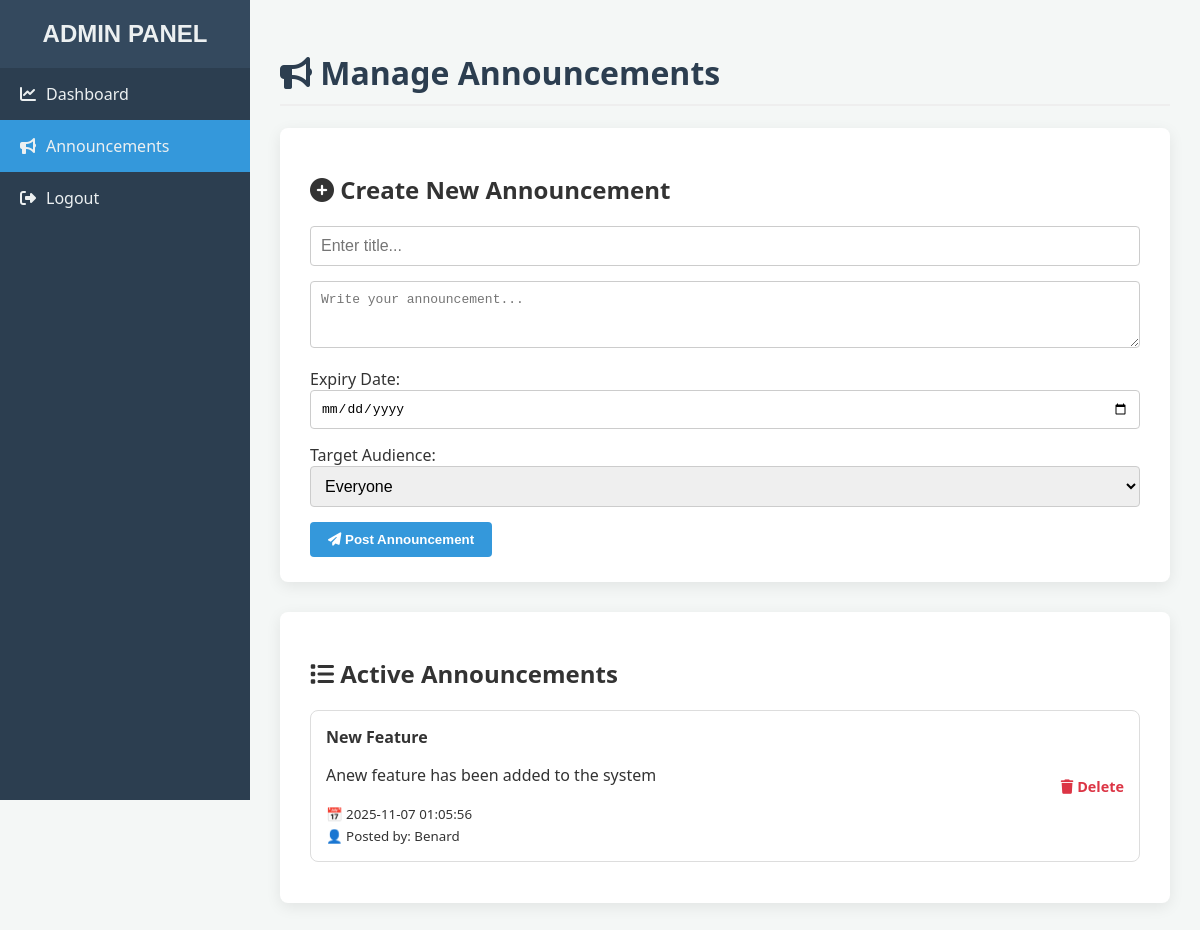
The page /announcements.php (signed in) on the database its author committed.
### tables this page shows
CREATE TABLE `users` (
  `id` int(11) NOT NULL,
  `role` enum('admin','teacher','student') NOT NULL,
  `name` varchar(150) NOT NULL,
  `email` varchar(255) NOT NULL,
  `password` varchar(255) NOT NULL,
  `phone` varchar(30) DEFAULT NULL,
  `department` varchar(100) DEFAULT NULL,
  `created_at` timestamp NOT NULL DEFAULT current_timestamp(),
  `status` enum('active','inactive','pending') DEFAULT 'active',
  `profile_pic` varchar(255) DEFAULT NULL,
  `otp_code` varchar(10) DEFAULT NULL,
  `otp_expires` datetime DEFAULT NULL
);

CREATE TABLE `announcements` (
  `id` int(11) NOT NULL,
  `sender_id` int(11) NOT NULL,
  `sender_role` enum('admin','teacher') NOT NULL,
  `title` varchar(255) DEFAULT NULL,
  `content` text NOT NULL,
  `target_user` enum('student','teacher','all') DEFAULT 'student',
  `created_at` datetime DEFAULT current_timestamp(),
  `expiry_date` datetime DEFAULT NULL,
  `updated_at` datetime DEFAULT current_timestamp() ON UPDATE current_timestamp()
);

### src/auth.php (called while the page is built, shortened)
<?php
require_once __DIR__ . '/db.php';
function is_logged_in() {
    return !empty($_SESSION['user_id']);
}
function current_user() {
    global $pdo;
    static $user = null;
    if ($user === null) {
        $stmt = $pdo->prepare("SELECT id, role, name, email, department, profile_pic FROM users WHERE id = ?");
        $stmt->execute([$_SESSION['user_id']]);
        $user = $stmt->fetch();
    }
    return $user;
}
?>

### announcements.php (the view, shortened to what this page needs)
<?php
require_once __DIR__ . '/src/db.php';
require_once __DIR__ . '/src/auth.php';
$user = current_user();
try {
  if ($user['role'] === 'admin') {
    $stmt = $pdo->query("
            SELECT a.*, u.name AS author_name
            FROM announcements a
            LEFT JOIN users u ON a.sender_id = u.id
            WHERE a.expiry_date IS NULL OR a.expiry_date >= NOW()
            ORDER BY a.created_at DESC
        ");
  }
  $announcements = $stmt->fetchAll(PDO::FETCH_ASSOC);
} catch (PDOException $e) {
  $error = "Database Error (fetch): " . $e->getMessage();
  $announcements = [];
}
?>
<!DOCTYPE html>
<html lang="en">
<head>
  <link rel="stylesheet" href="https://cdnjs.cloudflare.com/ajax/libs/font-awesome/6.5.0/css/all.min.css">
</head>
<body>
  <div class="sidebar">
    <h2><?= strtoupper($user['role']); ?> PANEL</h2>
    <ul>
      <li><a href="<?= $user['role'] === 'admin' ? 'admin/admin_dashboard.php' : 'teachers/teacher_dashboard.php' ?>"><i class="fa fa-chart-line"></i><span> Dashboard</span></a></li>
      <li><a href="announcements.php" class="active"><i class="fa fa-bullhorn"></i><span> Announcements</span></a></li>
      <li><a href="logout.php"><i class="fa fa-sign-out-alt"></i><span> Logout</span></a></li>
    </ul>
  </div>
  <div class="main">
    <h1><i class="fa fa-bullhorn"></i> Manage Announcements</h1>
    <div class="section">
      <h2><i class="fa fa-plus-circle"></i> Create New Announcement</h2>
      <form method="POST" action="">
        <input type="text" name="title" placeholder="Enter title..." required>
        <textarea name="content" rows="3" placeholder="Write your announcement..." required></textarea>
        <label>Expiry Date:</label>
        <input type="date" name="expiry_date" min="<?= date('Y-m-d') ?>">
        <label>Target Audience:</label>
        <select name="target_user" required>
          <?php if ($user['role'] === 'admin'): ?>
            <option value="all">Everyone</option>
          <?php else: ?>
            <option value="student">My Students</option>
          <?php endif; ?>
        </select>
        <button type="submit"><i class="fa fa-paper-plane"></i> Post Announcement</button>
      </form>
    </div>
    <div class="section">
      <h2><i class="fa fa-list"></i> Active Announcements</h2>
      <?php if ($announcements): ?>
        <ul class="announcement-list">
          <?php foreach ($announcements as $a): ?>
            <li>
              <div class="announcement-content">
                <strong><?= htmlspecialchars($a['title']) ?></strong>
                <p><?= nl2br(htmlspecialchars($a['content'])) ?></p>
                <small>
                  📅 <?= htmlspecialchars($a['created_at']) ?>
                    <br>👤 Posted by: <?= htmlspecialchars($a['author_name']) ?>
                </small>
              </div>
              <div class="announcement-actions">
                <a href="?delete=<?= $a['id'] ?>" class="delete" onclick="return confirm('Delete this announcement?');"><i class="fa fa-trash"></i> Delete</a>
              </div>
            </li>
          <?php endforeach; ?>
        </ul>
      <?php else: ?>
        <p>No active announcements found.</p>
      <?php endif; ?>
    </div>
  </div>
</body>
</html>

### announcements.php (style rules this page uses)
body { font-family: 'Segoe UI', Tahoma, Geneva, Verdana, sans-serif; margin: 0; background-color: #f4f7f6; color: #333; display: flex; min-height: 100vh; }
.sidebar { position: fixed; left: 0; top: 0; width: 250px; height: 100vh; background: #2c3e50; color: #ecf0f1; display: flex; flex-direction: column; }
.sidebar h2 { background: #34495e; margin: 0; padding: 20px; text-align: center; font-family: 'Arial Black', sans-serif; }
.sidebar ul { list-style: none; padding: 0; margin: 0; }
.sidebar ul li a { display: flex; align-items: center; padding: 15px 20px; color: #ecf0f1; text-decoration: none; transition: background 0.3s; }
.sidebar ul li a:hover, .sidebar ul li a.active { background: #3498db; }
.sidebar ul li a i { margin-right: 10px; }
.main { margin-left: 250px; padding: 30px; flex: 1; }
.main h1 { color: #2c3e50; border-bottom: 2px solid #eee; padding-bottom: 10px; }
.section { background: #fff; padding: 25px 30px; border-radius: 8px; box-shadow: 0 4px 15px rgba(0, 0, 0, 0.08); margin-bottom: 30px; }
textarea, input[type="date"], input[type='text'], select { width: 100%; padding: 10px; border-radius: 4px; border: 1px solid #ccc; margin-bottom: 15px; font-size: 1em; box-sizing: border-box; }
button { background: #3498db; color: #fff; padding: 10px 18px; border: none; border-radius: 4px; cursor: pointer; font-weight: 600; transition: background 0.3s; }
.announcement-list { list-style: none; padding: 0; }
.announcement-list li { background: #fff; border: 1px solid #ddd; padding: 15px; margin-bottom: 15px; border-radius: 8px; display: flex; justify-content: space-between; align-items: center; }
.announcement-actions a { margin-left: 15px; text-decoration: none; font-weight: 600; font-size: 0.9em; }
a.delete { color: #dc3545; }

### rows shown on the page
users: role "ADMIN", target_user "Everyone"
announcements: title "New Feature", content "Anew feature has been added to the system", created_at "2025-11-07 01:05:56", users.name "Benard"
